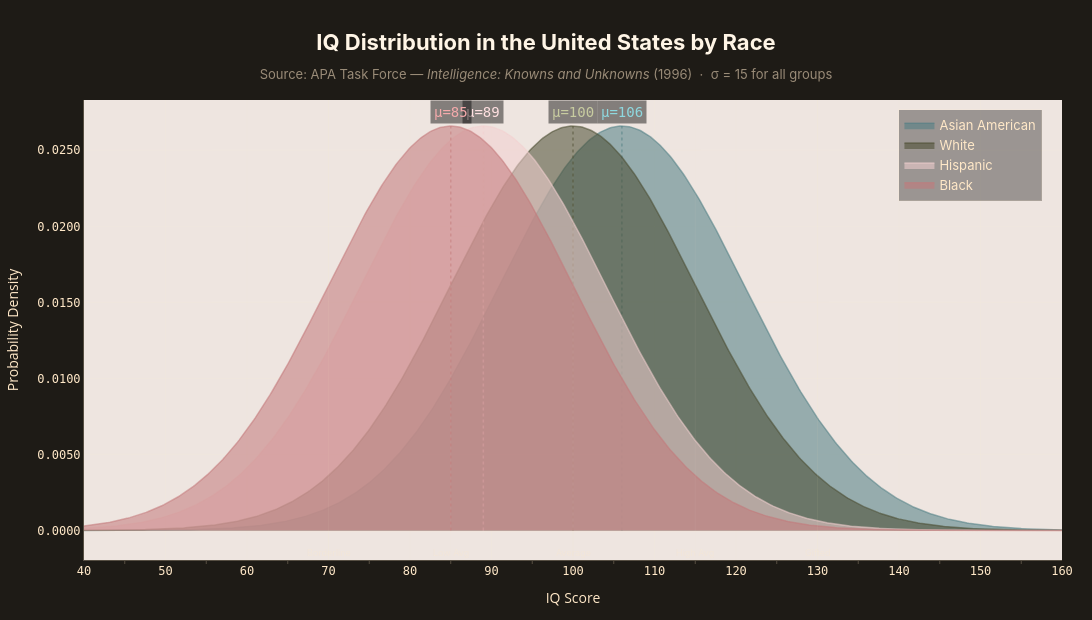

Write notebook code for a chart like this one.
### Markdown cell above
# IQ Distribution in the U.S. by Race

Data source: **APA Task Force Report (1996)** — *"Intelligence: Knowns and Unknowns"*  
Published in *American Psychologist*, February 1996.  

This visualization models normal (Gaussian) distributions using the widely-cited mean IQ estimates by racial group, with a standard deviation of 15 for all groups.

### Code cell
import numpy as np
import plotly.graph_objects as go
from scipy.stats import norm
import plotly.io as pio
import os

pio.renderers.default = "vscode" if os.environ.get("VSCODE_PID") else "notebook_connected"

# ── APA 1996 Data ──────────────────────────────────────────────────────
# Source: APA Task Force, "Intelligence: Knowns and Unknowns" (1996)
# Mean IQ estimates by racial group, SD = 15 for all
groups = {
    "Asian American":  {"mean": 106, "sd": 15, "color": "#4F7F84"},  # Blue Green
    "White":           {"mean": 100, "sd": 15, "color": "#494C30"},  # Olive Green
    "Hispanic":        {"mean": 89,  "sd": 15, "color": "#F2CFD0"},  # Rose Quartz
    "Black":           {"mean": 85,  "sd": 15, "color": "#C4787A"},  # Mauve
}

# ── Generate distribution curves ──────────────────────────────────────
x = np.linspace(40, 160, 600)

# ── Dark beige palette ────────────────────────────────────────────────
BG_COLOR      = "#EEE5E0"   # EEE5E0 #F1E3D0
PAPER_COLOR   = "#1E1B16"
GRID_COLOR    = "rgba(255, 235, 200, 0.08)"
TEXT_COLOR    = "#FFE8C8"   # Warm cream
TITLE_COLOR   = "#FFF5E6"
AXIS_COLOR    = "rgba(255, 235, 200, 0.25)"
SUBTITLE_CLR  = "rgba(255, 232, 200, 0.55)"

# ── Build the figure ──────────────────────────────────────────────────
fig = go.Figure()

for name, g in groups.items():
    y = norm.pdf(x, g["mean"], g["sd"])
    neon = g["color"]
    BRIGHT = {"#4F7F84": "#8ED8DF", "#494C30": "#C8CCA0", "#F2CFD0": "#FFE0E1", "#C4787A": "#F5AAAC"}
    label_color = BRIGHT.get(neon, neon)
    r, gr, b = int(neon[1:3],16), int(neon[3:5],16), int(neon[5:7],16)

    # Filled area – line subtle, fill prominent
    fig.add_trace(go.Scatter(
        x=x, y=y,
        name=name,
        mode="lines",
        line=dict(color=f"rgba({r},{gr},{b},0.55)", width=1.5),
        fill="tozeroy",
        fillcolor=f"rgba({r},{gr},{b},0.55)",
        hovertemplate=(
            f"<b>{name}</b><br>"
            "IQ: %{x:.0f}<br>"
            "Density: %{y:.5f}"
            "<extra></extra>"
        ),
    ))

    # Mean vertical line
    peak_y = norm.pdf(g["mean"], g["mean"], g["sd"])
    fig.add_trace(go.Scatter(
        x=[g["mean"], g["mean"]],
        y=[0, peak_y],
        mode="lines",
        line=dict(color=f"rgba({r},{gr},{b},0.55)", width=1.5, dash="dot"),
        showlegend=False,
        hoverinfo="skip",
    ))

    # Mean label at peak
    fig.add_annotation(
        x=g["mean"], y=peak_y,
        text=f"\u03bc={g['mean']}",
        showarrow=False,
        font=dict(color=label_color, size=14, family="JetBrains Mono, Fira Code, monospace"),
        yshift=14,
        bgcolor="rgba(0,0,0,0.45)",
        borderpad=3,
    )

# ── Layout ─────────────────────────────────────────────────────────────
fig.update_layout(
    title=dict(
        text=(
            "<b>IQ Distribution in the United States by Race</b>"
            f'<br><span style="font-size:13px; color:{SUBTITLE_CLR}">'
            "Source: APA Task Force \u2014 <i>Intelligence: Knowns and Unknowns</i> (1996)  \u00b7  \u03c3 = 15 for all groups</span>"
        ),
        font=dict(color=TITLE_COLOR, size=22, family="Inter, Segoe UI, sans-serif"),
        x=0.5,
        xanchor="center",
    ),
    xaxis=dict(
        title=dict(text="IQ Score", font=dict(color=TEXT_COLOR, size=14)),
        tickfont=dict(color=TEXT_COLOR, size=12, family="JetBrains Mono, monospace"),
        range=[40, 160],
        dtick=10,
        gridcolor=GRID_COLOR,
        linecolor=AXIS_COLOR,
        zerolinecolor=AXIS_COLOR,
        showgrid=True,
        minor=dict(ticklen=3, tickcolor=AXIS_COLOR, dtick=5, showgrid=False),
    ),
    yaxis=dict(
        title=dict(text="Probability Density", font=dict(color=TEXT_COLOR, size=14)),
        tickfont=dict(color=TEXT_COLOR, size=12, family="JetBrains Mono, monospace"),
        gridcolor=GRID_COLOR,
        linecolor=AXIS_COLOR,
        zerolinecolor=AXIS_COLOR,
        showgrid=True,
        tickformat=".4f",
    ),
    plot_bgcolor=BG_COLOR,
    paper_bgcolor=PAPER_COLOR,
    font=dict(color=TEXT_COLOR),
    legend=dict(
        font=dict(color=TEXT_COLOR, size=13, family="Inter, sans-serif"),
        bgcolor="rgba(0,0,0,0.35)",
        bordercolor="rgba(255,235,200,0.15)",
        borderwidth=1,
        x=0.98, y=0.98,
        xanchor="right", yanchor="top",
    ),
    margin=dict(t=100, b=60, l=70, r=30),
    width=1100,
    height=620,
    hovermode="x unified",
)

# ── Neon glow effect on axes ──────────────────────────────────────────
# Add subtle reference lines at key IQ thresholds
for iq_val, label in [(70, "Borderline"), (85, "Low Avg"), (100, "Average"), (115, "High Avg"), (130, "Gifted")]:
    fig.add_vline(
        x=iq_val,
        line=dict(color="rgba(255,235,200,0.06)", width=1),
    )
    fig.add_annotation(
        x=iq_val, y=0,
        text=label,
        showarrow=False,
        font=dict(color="rgba(255,235,200,0.25)", size=9, family="Inter, sans-serif"),
        yshift=-22,
    )

# ── Export to output/ ─────────────────────────────────────────────────
os.makedirs('output', exist_ok=True)
fig.write_html('output/iq_distribution.html')
fig.write_image('output/iq_distribution.png', scale=2)
print('Saved \u2192 output/iq_distribution.html  &  output/iq_distribution.png')

fig.show()

### Figure 1 — Plotly figure (JSON) as saved in the notebook; plotly's stock layout.template omitted (floating-point values rounded to 4 significant figures; data arrays with more than 128 entries replaced by an {"elided": "..."} marker saying what was removed)
{"data": [{"fill": "tozeroy", "fillcolor": "rgba(79,127,132,0.55)", "hovertemplate": "<b>Asian American</b><br>IQ: %{x:.0f}<br>Density: %{y:.5f}<extra></extra>", "line": {"color": "rgba(79,127,132,0.55)", "width": 1.5}, "mode": "lines", "name": "Asian American", "type": "scatter", "x": {"elided": "600 float values"}, "y": {"elided": "600 float values"}}, {"hoverinfo": "skip", "line": {"color": "rgba(79,127,132,0.55)", "dash": "dot", "width": 1.5}, "mode": "lines", "showlegend": false, "type": "scatter", "x": [106, 106], "y": [0, 0.0266]}, {"fill": "tozeroy", "fillcolor": "rgba(73,76,48,0.55)", "hovertemplate": "<b>White</b><br>IQ: %{x:.0f}<br>Density: %{y:.5f}<extra></extra>", "line": {"color": "rgba(73,76,48,0.55)", "width": 1.5}, "mode": "lines", "name": "White", "type": "scatter", "x": {"elided": "600 float values"}, "y": {"elided": "600 float values"}}, {"hoverinfo": "skip", "line": {"color": "rgba(73,76,48,0.55)", "dash": "dot", "width": 1.5}, "mode": "lines", "showlegend": false, "type": "scatter", "x": [100, 100], "y": [0, 0.0266]}, {"fill": "tozeroy", "fillcolor": "rgba(242,207,208,0.55)", "hovertemplate": "<b>Hispanic</b><br>IQ: %{x:.0f}<br>Density: %{y:.5f}<extra></extra>", "line": {"color": "rgba(242,207,208,0.55)", "width": 1.5}, "mode": "lines", "name": "Hispanic", "type": "scatter", "x": {"elided": "600 float values"}, "y": {"elided": "600 float values"}}, {"hoverinfo": "skip", "line": {"color": "rgba(242,207,208,0.55)", "dash": "dot", "width": 1.5}, "mode": "lines", "showlegend": false, "type": "scatter", "x": [89, 89], "y": [0, 0.0266]}, {"fill": "tozeroy", "fillcolor": "rgba(196,120,122,0.55)", "hovertemplate": "<b>Black</b><br>IQ: %{x:.0f}<br>Density: %{y:.5f}<extra></extra>", "line": {"color": "rgba(196,120,122,0.55)", "width": 1.5}, "mode": "lines", "name": "Black", "type": "scatter", "x": {"elided": "600 float values"}, "y": {"elided": "600 float values"}}, {"hoverinfo": "skip", "line": {"color": "rgba(196,120,122,0.55)", "dash": "dot", "width": 1.5}, "mode": "lines", "showlegend": false, "type": "scatter", "x": [85, 85], "y": [0, 0.0266]}], "layout": {"annotations": [{"bgcolor": "rgba(0,0,0,0.45)", "borderpad": 3, "font": {"color": "#8ED8DF", "family": "JetBrains Mono, Fira Code, monospace", "size": 14}, "showarrow": false, "text": "μ=106", "x": 106, "y": 0.0266, "yshift": 14}, {"bgcolor": "rgba(0,0,0,0.45)", "borderpad": 3, "font": {"color": "#C8CCA0", "family": "JetBrains Mono, Fira Code, monospace", "size": 14}, "showarrow": false, "text": "μ=100", "x": 100, "y": 0.0266, "yshift": 14}, {"bgcolor": "rgba(0,0,0,0.45)", "borderpad": 3, "font": {"color": "#FFE0E1", "family": "JetBrains Mono, Fira Code, monospace", "size": 14}, "showarrow": false, "text": "μ=89", "x": 89, "y": 0.0266, "yshift": 14}, {"bgcolor": "rgba(0,0,0,0.45)", "borderpad": 3, "font": {"color": "#F5AAAC", "family": "JetBrains Mono, Fira Code, monospace", "size": 14}, "showarrow": false, "text": "μ=85", "x": 85, "y": 0.0266, "yshift": 14}, {"font": {"color": "rgba(255,235,200,0.25)", "family": "Inter, sans-serif", "size": 9}, "showarrow": false, "text": "Borderline", "x": 70, "y": 0, "yshift": -22}, {"font": {"color": "rgba(255,235,200,0.25)", "family": "Inter, sans-serif", "size": 9}, "showarrow": false, "text": "Low Avg", "x": 85, "y": 0, "yshift": -22}, {"font": {"color": "rgba(255,235,200,0.25)", "family": "Inter, sans-serif", "size": 9}, "showarrow": false, "text": "Average", "x": 100, "y": 0, "yshift": -22}, {"font": {"color": "rgba(255,235,200,0.25)", "family": "Inter, sans-serif", "size": 9}, "showarrow": false, "text": "High Avg", "x": 115, "y": 0, "yshift": -22}, {"font": {"color": "rgba(255,235,200,0.25)", "family": "Inter, sans-serif", "size": 9}, "showarrow": false, "text": "Gifted", "x": 130, "y": 0, "yshift": -22}], "font": {"color": "#FFE8C8"}, "height": 620, "hovermode": "x unified", "legend": {"bgcolor": "rgba(0,0,0,0.35)", "bordercolor": "rgba(255,235,200,0.15)", "borderwidth": 1, "font": {"color": "#FFE8C8", "family": "Inter, sans-serif", "size": 13}, "x": 0.98, "xanchor": "right", "y": 0.98, "yanchor": "top"}, "margin": {"b": 60, "l": 70, "r": 30, "t": 100}, "paper_bgcolor": "#1E1B16", "plot_bgcolor": "#EEE5E0", "shapes": [{"line": {"color": "rgba(255,235,200,0.06)", "width": 1}, "type": "line", "x0": 70, "x1": 70, "xref": "x", "y0": 0, "y1": 1, "yref": "y domain"}, {"line": {"color": "rgba(255,235,200,0.06)", "width": 1}, "type": "line", "x0": 85, "x1": 85, "xref": "x", "y0": 0, "y1": 1, "yref": "y domain"}, {"line": {"color": "rgba(255,235,200,0.06)", "width": 1}, "type": "line", "x0": 100, "x1": 100, "xref": "x", "y0": 0, "y1": 1, "yref": "y domain"}, {"line": {"color": "rgba(255,235,200,0.06)", "width": 1}, "type": "line", "x0": 115, "x1": 115, "xref": "x", "y0": 0, "y1": 1, "yref": "y domain"}, {"line": {"color": "rgba(255,235,200,0.06)", "width": 1}, "type": "line", "x0": 130, "x1": 130, "xref": "x", "y0": 0, "y1": 1, "yref": "y domain"}], "title": {"font": {"color": "#FFF5E6", "family": "Inter, Segoe UI, sans-serif", "size": 22}, "text": "<b>IQ Distribution in the United States by Race</b><br><span style=\"font-size:13px; color:rgba(255, 232, 200, 0.55)\">Source: APA Task Force — <i>Intelligence: Knowns and Unknowns</i> (1996)  ·  σ = 15 for all groups</span>", "x": 0.5, "xanchor": "center"}, "width": 1100, "xaxis": {"dtick": 10, "gridcolor": "rgba(255, 235, 200, 0.08)", "linecolor": "rgba(255, 235, 200, 0.25)", "minor": {"dtick": 5, "showgrid": false, "tickcolor": "rgba(255, 235, 200, 0.25)", "ticklen": 3}, "range": [40, 160], "showgrid": true, "tickfont": {"color": "#FFE8C8", "family": "JetBrains Mono, monospace", "size": 12}, "title": {"font": {"color": "#FFE8C8", "size": 14}, "text": "IQ Score"}, "zerolinecolor": "rgba(255, 235, 200, 0.25)"}, "yaxis": {"gridcolor": "rgba(255, 235, 200, 0.08)", "linecolor": "rgba(255, 235, 200, 0.25)", "showgrid": true, "tickfont": {"color": "#FFE8C8", "family": "JetBrains Mono, monospace", "size": 12}, "tickformat": ".4f", "title": {"font": {"color": "#FFE8C8", "size": 14}, "text": "Probability Density"}, "zerolinecolor": "rgba(255, 235, 200, 0.25)"}}}
